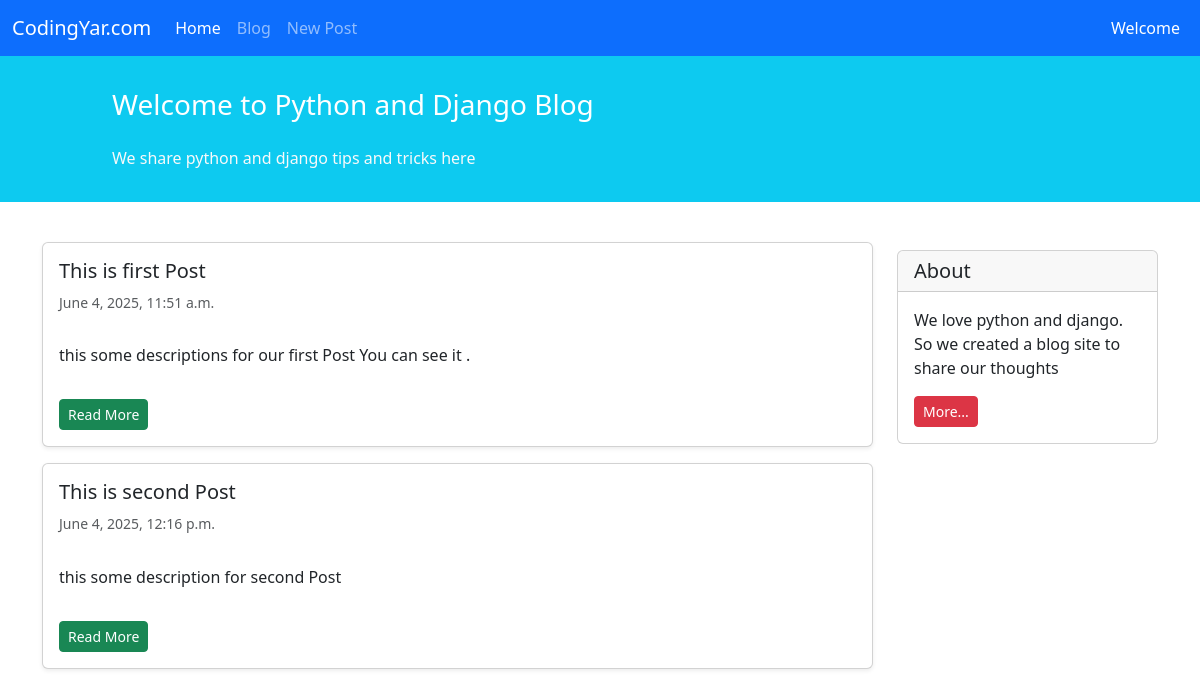
/blog/, run on an earlier commit of the app's database.
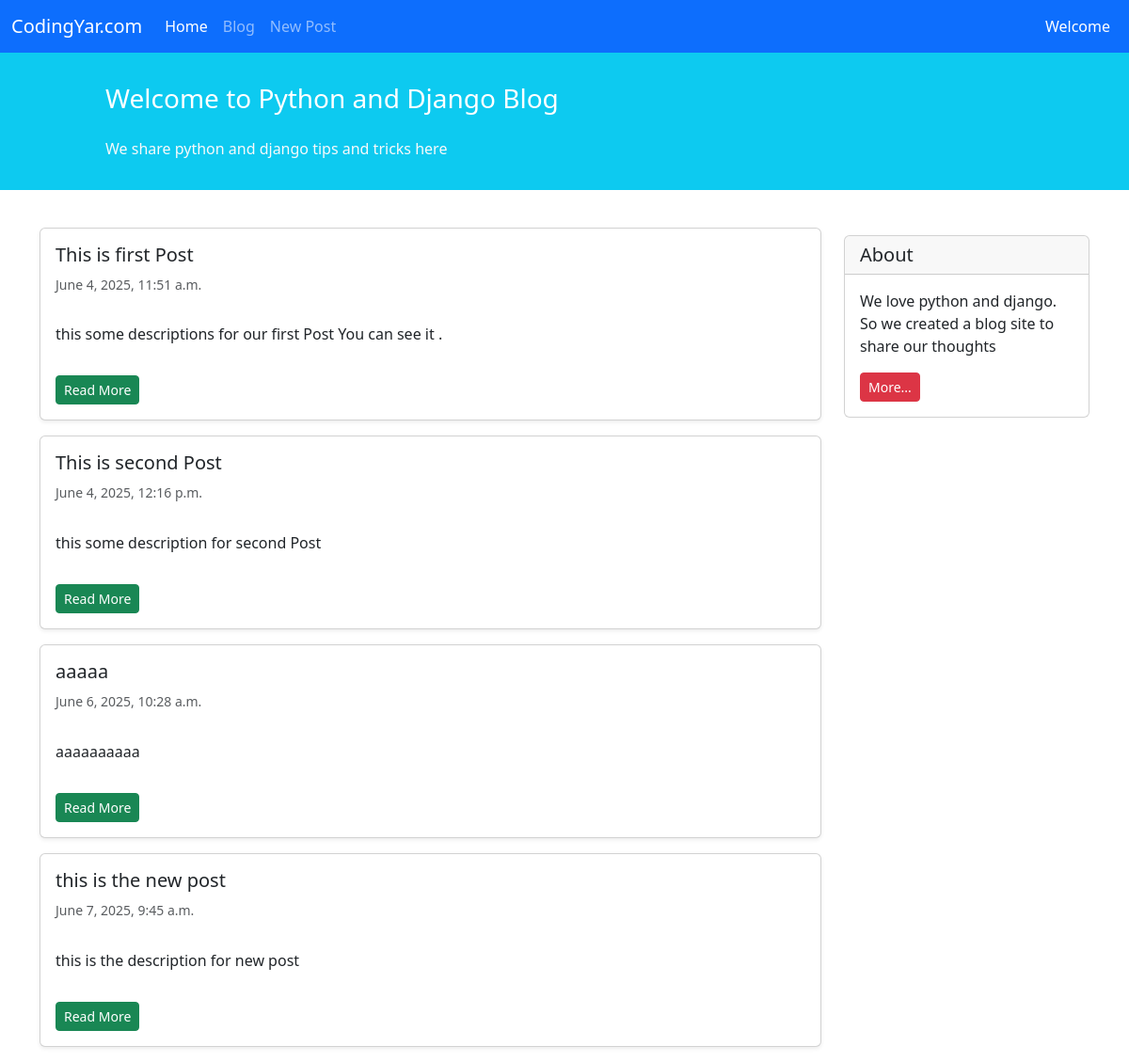
And on a later commit of the database.
### blog/models.py (models this page shows, shortened)
class Post(models.Model):
    STATUS_CHOICES = (
        ('pub','Published'),
        ('drf','Draft'),
    )
    title = models.CharField(max_length=100)
    text = models.TextField()
    author = models.ForeignKey('auth.User', on_delete=models.CASCADE)
    datetime_created = models.DateTimeField(auto_now_add=True)
    datetime_modified = models.DateTimeField(auto_now=True)
    status = models.CharField(choices=STATUS_CHOICES, max_length=3)

### blog/views.py (the view)
# urls.py: path('', views.post_list_view, name='posts_list'),
def post_list_view(reuest):
    posts_list = Post.objects.filter(status='pub')
    return render(reuest, 'blog/posts_list.html', {'posts_list': posts_list})

### blog/templates/blog/posts_list.html (shortened to what this page needs)
{% extends "_base.html" %}
{% block content %}
<div class="container mt-4">
    <div class="row">
        <div class="col-9">
            {% for post in posts_list %}
                <div class="card shadow-sm my-3">
                    <div class="card-body">
                        <h5 class="card-title">{{ post.title }}</h5>
                        <h6 class="card-subtitle mb-2 text-muted small py-2">{{ post.datetime_created }}</h6>
                        <p class="card-text py-3">{{ post.text }}</p>
                        <a href='{% url 'post_detail' post.id %}' class="btn btn-sm btn-success">Read More</a>
                    </div>
                </div>
            {% endfor %}
        </div>
        <div class="col-3">
                <div class="card my-4">
                    <h5 class="card-header">About</h5>
                    <div class="card-body">
                        <p class="card-text">We love python and django. So we created a blog site to share our
                            thoughts</p>
                        <a href="#"
                           class="btn btn-sm btn-danger">
                            More...
                        </a>
                    </div>
                </div>
        </div>
    </div>
</div>
{% endblock content %}

What changed in the data, as far as the page shows it:
added Post: title "aaaaa", datetime_created "June 6, 2025, 10:28 a.m.", text "aaaaaaaaaa"
added Post: title "this is the new post", datetime_created "June 7, 2025, 9:45 a.m.", text "this is the description for new post"
